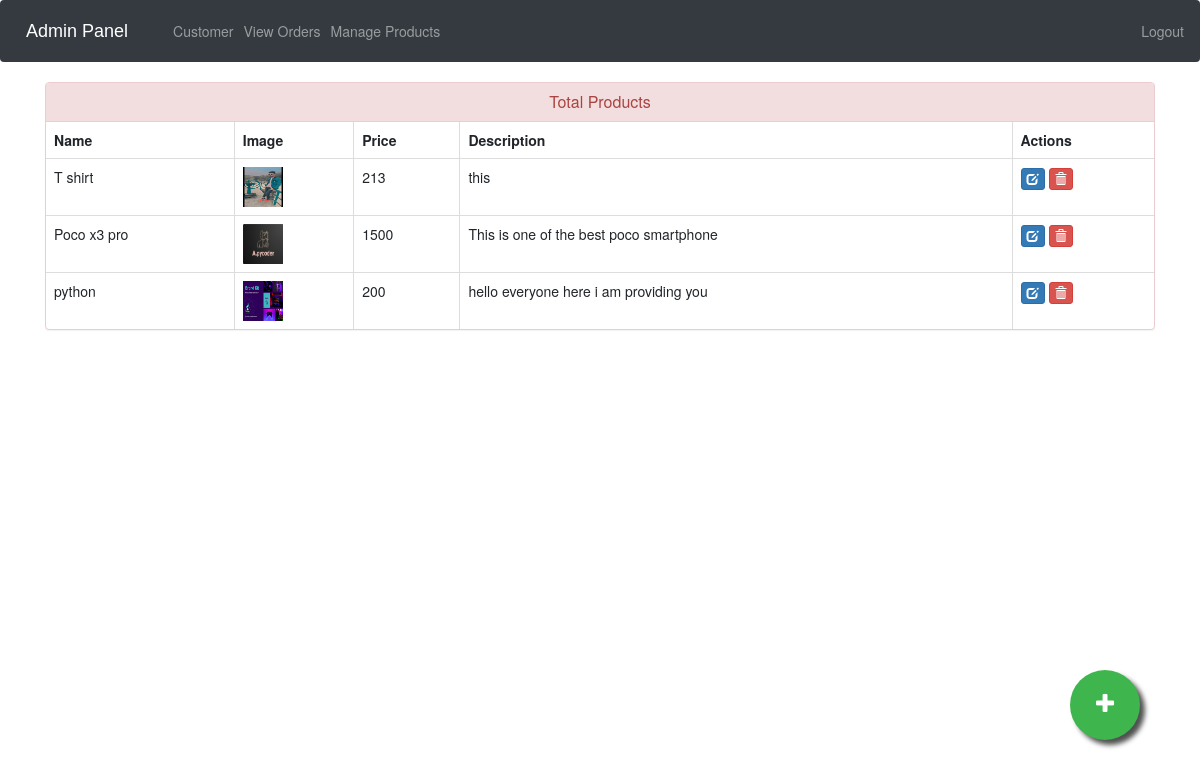
The page /admin-products (signed in) on the database its author committed.
### ecom/models.py (models this page shows, shortened)
class Product(models.Model):
    name=models.CharField(max_length=40)
    product_image= models.ImageField(upload_to='product_image/',null=True,blank=True)
    price = models.PositiveIntegerField()
    description=models.CharField(max_length=40)

### ecom/views.py (the view)
# urls.py: path('admin-products', views.admin_products_view,name='admin-products'),
@login_required(login_url='adminlogin')
def admin_products_view(request):
    products=models.Product.objects.all()
    return render(request,'ecom/admin_products.html',{'products':products})

### templates/ecom/admin_products.html (shortened to what this page needs)
{% extends 'ecom/admin_base.html' %}
{% load static %}
{% block content %}
<head>
  <link href="//netdna.bootstrapcdn.com/bootstrap/3.0.0/css/bootstrap.min.css" rel="stylesheet" id="bootstrap-css">
</head>
<div class="container">
  <div class="panel panel-danger">
    <div class="panel-heading">
      <h6 class="panel-title">Total Products</h6>
    </div>
    <table class="table table-hover table-bordered" id="dev-table">
      <thead>
        <tr>
          <th>Name</th>
          <th>Image</th>
          <th>Price</th>
          <th>Description</th>
          <th>Actions</th>
        </tr>
      </thead>
      {% for p in products %}
  {% if p %}
      <tr>
        <td> {{p.name}}</td>
        <td> <img src="{% static p.product_image.url %}" alt="Profile Pic" height="40px" width="40px" /></td>
        <td>{{p.price}}</td>
        <td>{{p.description}}</td>
        <td><a class="btn btn-primary btn-xs" href="{% url 'update-product' p.id  %}"><span class="glyphicon glyphicon-edit"></span></a>
          <a class="btn btn-danger btn-xs" href="{% url 'delete-product' p.id  %}"><span class="glyphicon glyphicon-trash"></span></a></td>
      </tr>
      {%else%}
      <br><br><br>
      <h1>No Products!!</h1>
      {% endif %}
      {% endfor %}
    </table>
  </div>
</div>
<a href="/admin-add-product" class="float">
<i class="fa fa-plus my-float"></i>
</a>
{% endblock content %}

### templates/ecom/admin_base.html (style rules this page uses)
.fa { font-size: 23px; width: 60px; text-align: center; text-decoration: none; margin: 5px 2px; border-radius: 50%; }

### templates/ecom/admin_products.html (style rules this page uses)
a:link { text-decoration: none; }
h6 { text-align: center; }
.float { position:fixed; width:70px; height:70px; bottom:60px; right:60px; background-color:#3eb54d; color:#FFF; border-radius:50px; text-align:center; box-shadow: 5px 5px 5px #505050; }
.my-float { margin-top:22px; }

### rows shown on the page
Product: name "T shirt", product_image (picture), price "213", description "this"
Product: name "Poco x3 pro", product_image (picture), price "1500", description "This is one of the best poco smartphone"
Product: name "python", product_image (picture), price "200", description "hello everyone here i am providing you"
